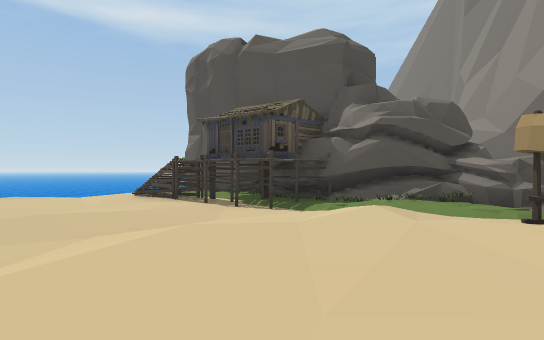
View 1 (above)

17 first-person views from a walk through a Unity game level. The camera is 1.2 m above the floor, looks level and sees 80° across. The floor is counted in squares, 2 m on a side. Each view is taken from the middle of a square. On the plan, view 1 faces up. The plan holds only what a view shows up to about 10 squares ahead; the rest is blank. The place goes on beyond the plan. Some animated figures are left out. Some surface patterns are stand-ins.

View 2
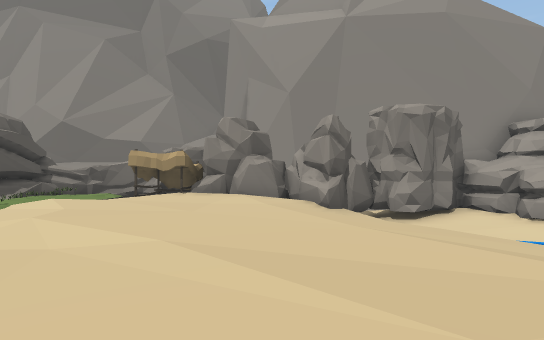

View 3
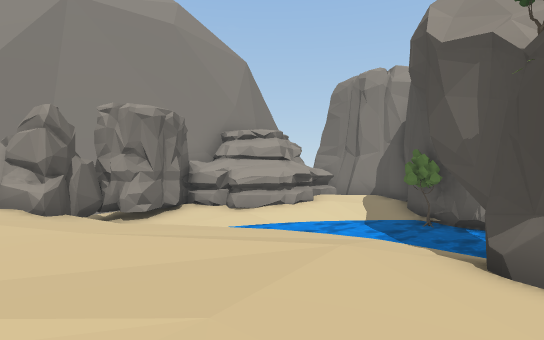

View 4
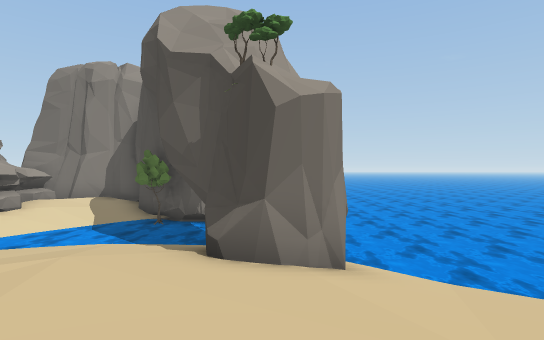

View 5
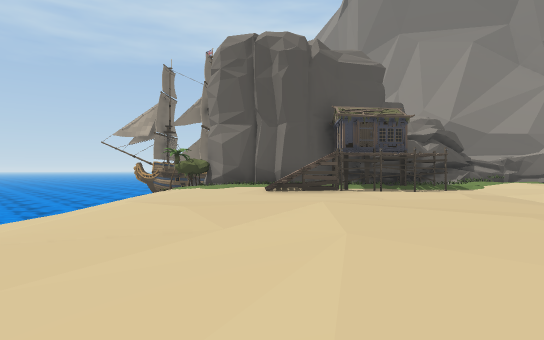

View 6
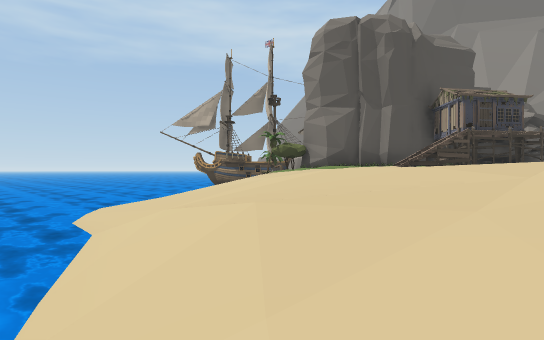

View 7
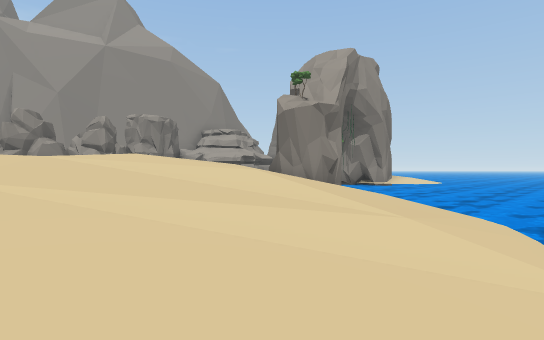

View 8
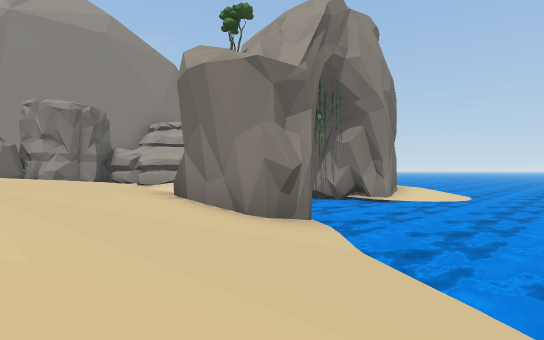

View 9
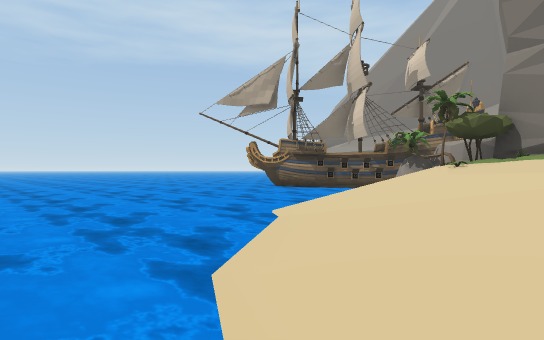

View 10
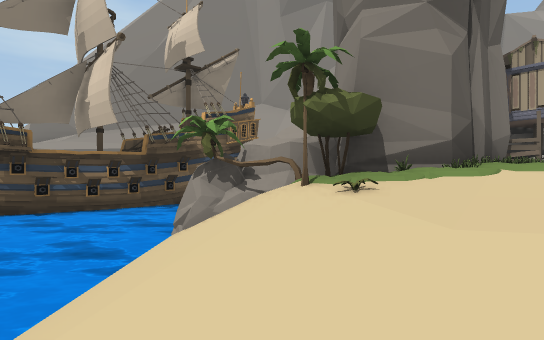

View 11
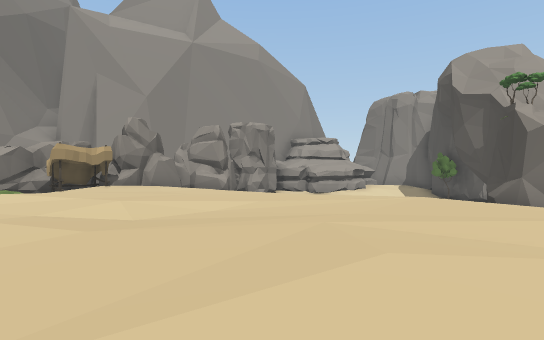

View 12
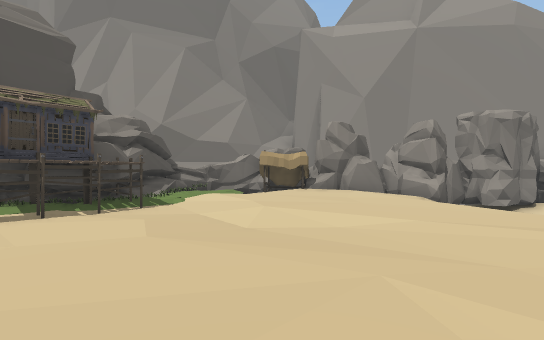

View 13
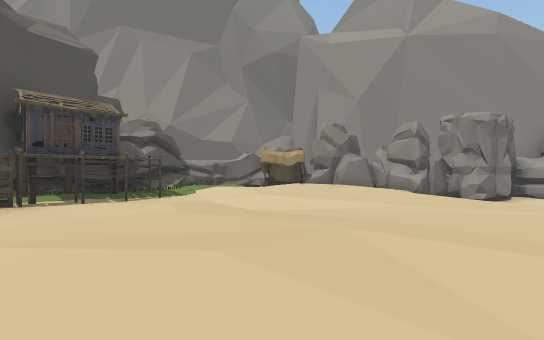

View 14
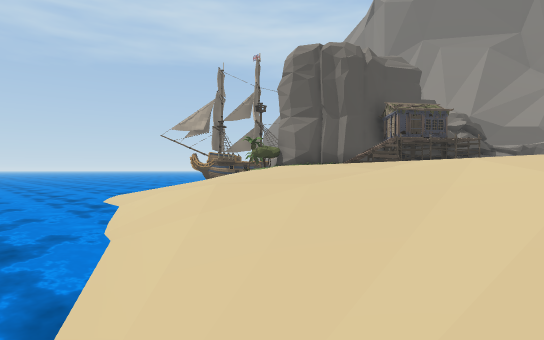

View 15
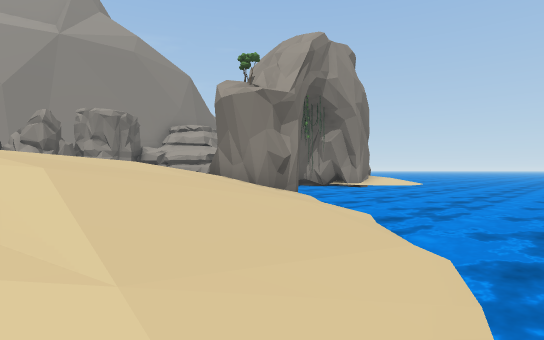

View 16
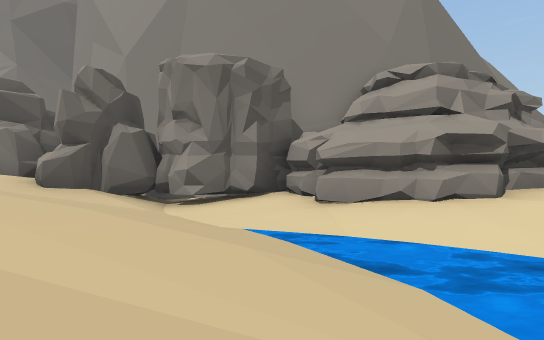

View 17
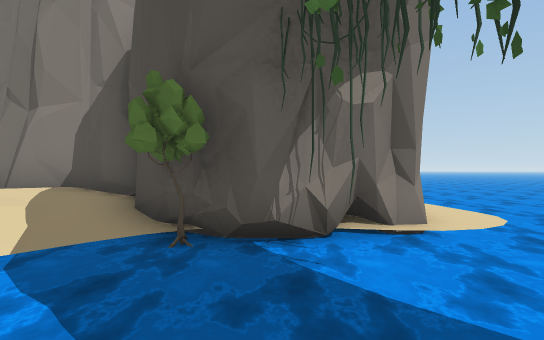

### Floor plan
Key: @ floor where view 1 was taken; # wall or solid block; . main floor; : floor 0.25 m higher than the main floor; - floor 0.25 m lower than the main floor; _ floor 0.5 m lower than the main floor; < floor 0.75 m lower than the main floor; ( floor 1 m lower than the main floor; ! floor 1.25 m lower than the main floor; ? floor 1.5 m lower than the main floor; / step, stairs or slope; ~ water the walk can cross; ≈ water the walk keeps out of; ^ raised ledge; O other object.
Columns run from 12 left of view 1 to 5 right of it. Each row starts with its distance up from view 1.
 16   ≈≈≈≈≈≈≈≈≈##
 15   ≈≈≈≈≈≈≈≈≈≈##
 14   ≈≈≈≈≈≈≈≈≈≈≈#
 13   ≈≈≈≈?///O
 12   ≈≈~?!//OOO
 11   ≈≈?!(_OO#O
 10   ≈~!(<--O##
  9   ≈~(<_-..O#
  8  ≈≈/(_--./OOO#
  7  ≈~/<_.--.OOO##
  6  ≈?(<_.....OOO###
  5  ~!(_-........OO^
  4  ~!<_-.:...-.:./-#
  3  ?(<-..:..-..::O##
  2  ?(<-.....-...:OO#
  1  ?(_-.::.......OO
  0  ~(/--::....@..OOO
 -1  ≈!(_-.......-/OOO
 -2  ≈~/(</-...--_<OOO
 -3  ≈≈~!(/_--___<(!O
 -4  ≈≈≈~?###_<<<(!(O
 -5   ≈≈≈~?##(((!?(<OO
 -6   ≈≈≈≈≈~??!?~/####
 -7  ≈≈≈≈≈≈≈OO≈≈≈/#
 -8 ≈≈≈≈≈≈≈≈O≈≈≈(##
 -9 ≈≈≈≈≈≈≈###O#<##
-10 ≈≈≈≈≈≈^^#  #<#

Positions as (right, up) in squares from view 1, and headings:
1: (0, 0), facing up
2: (-5, 0), facing right
3: (-5, 0), facing down-right
4: (-5, 0), facing down
5: (-8, 3), facing up-right
6: (-10, 5), facing up-right
7: (-11, 3), facing down-right
8: (-9, -1), facing down-right
9: (-9, 10), facing up-right
10: (-6, 12), facing right
11: (-6, 5), facing down-right
12: (-6, 3), facing right
13: (-7, 3), facing right
14: (-11, 3), facing up-right
15: (-11, 1), facing down-right
16: (-3, -5), facing right
17: (-3, -5), facing down
